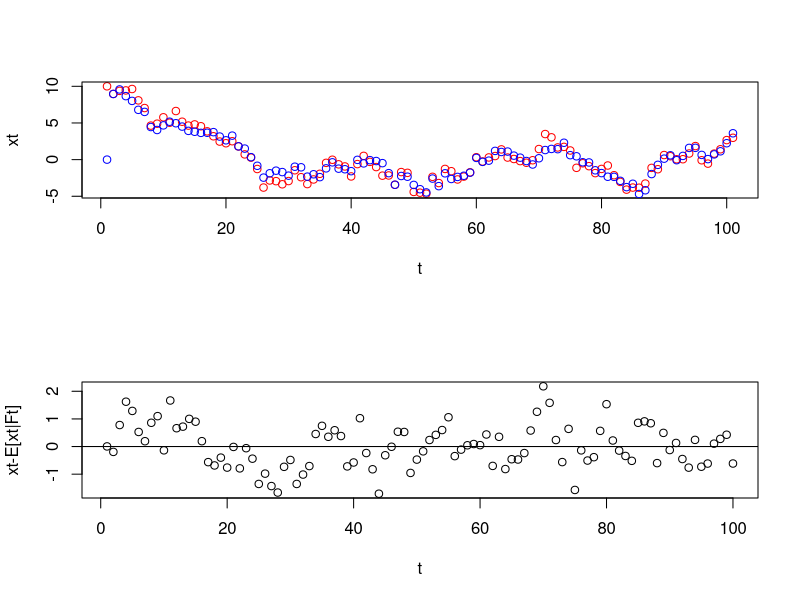

R code for this plot:
#t=0
x=c(10)
wt=rnorm(101)
wt[1]<-0
vt=rnorm(101)
y=c(x[1]+vt[1])

#Simulation for t=1,...,100
for(i in 2:101){
  x<-rbind(x,c(0.9*x[i-1]+wt[i]))
  y<-rbind(y,c(x[i] + vt[i]))
}


E=c(0) #E = E[xt|Ft]
e=c(0) #e = E[xt|Ft-1]
V=c(10) #V = Var[xt|Ft]
v=c(10) #v = var[xt|Ft-1]


#Kalman filter algorithm
for (t in 2:101) {
  #Prediction
  e<-rbind(e,0.9*E[t-1])
  v<-rbind(v,0.81*V[t-1] + 1)
  
  S=v[t]+1
  K=v[t]/S
  
  #Update
  E<- rbind(E, e[t] + K*(y[t]-e[t]))
  V<- rbind(V, (1 - K)*v[t])
}

par(mfrow=c(2,1))
plot(x, xlab = "t", ylab = "xt", col="red")
points(E, col="blue")

r=x-E #xt-E[xt|Ft]

plot(r[2:101], xlab = "t", ylab = "xt-E[xt|Ft]") #t=0 is an outlier
abline(0,0)

print('the mean and the variance of the residual are')
mean(r)
var(r)
print('the correlation between xt and E is')
cor(E,x)
